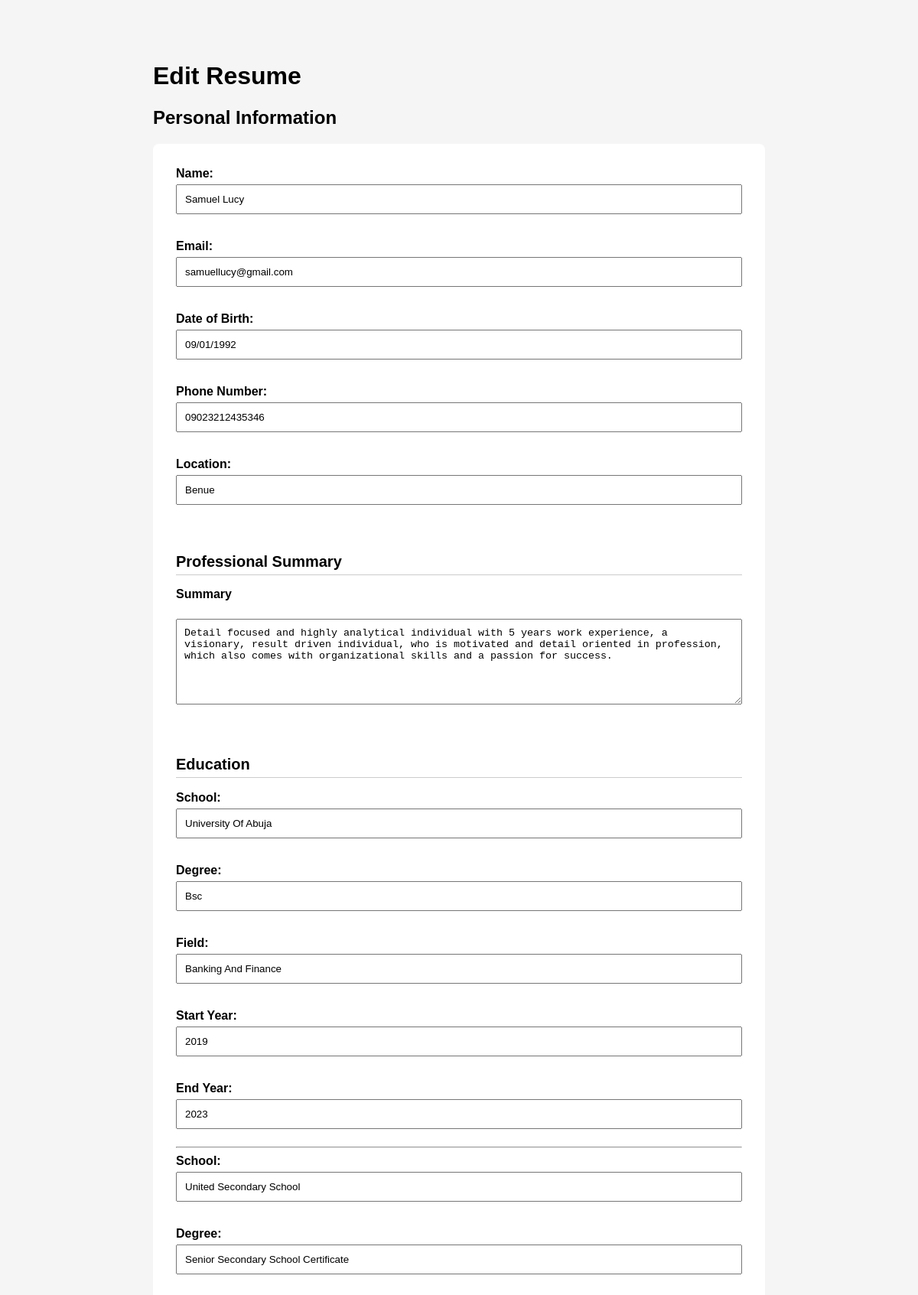
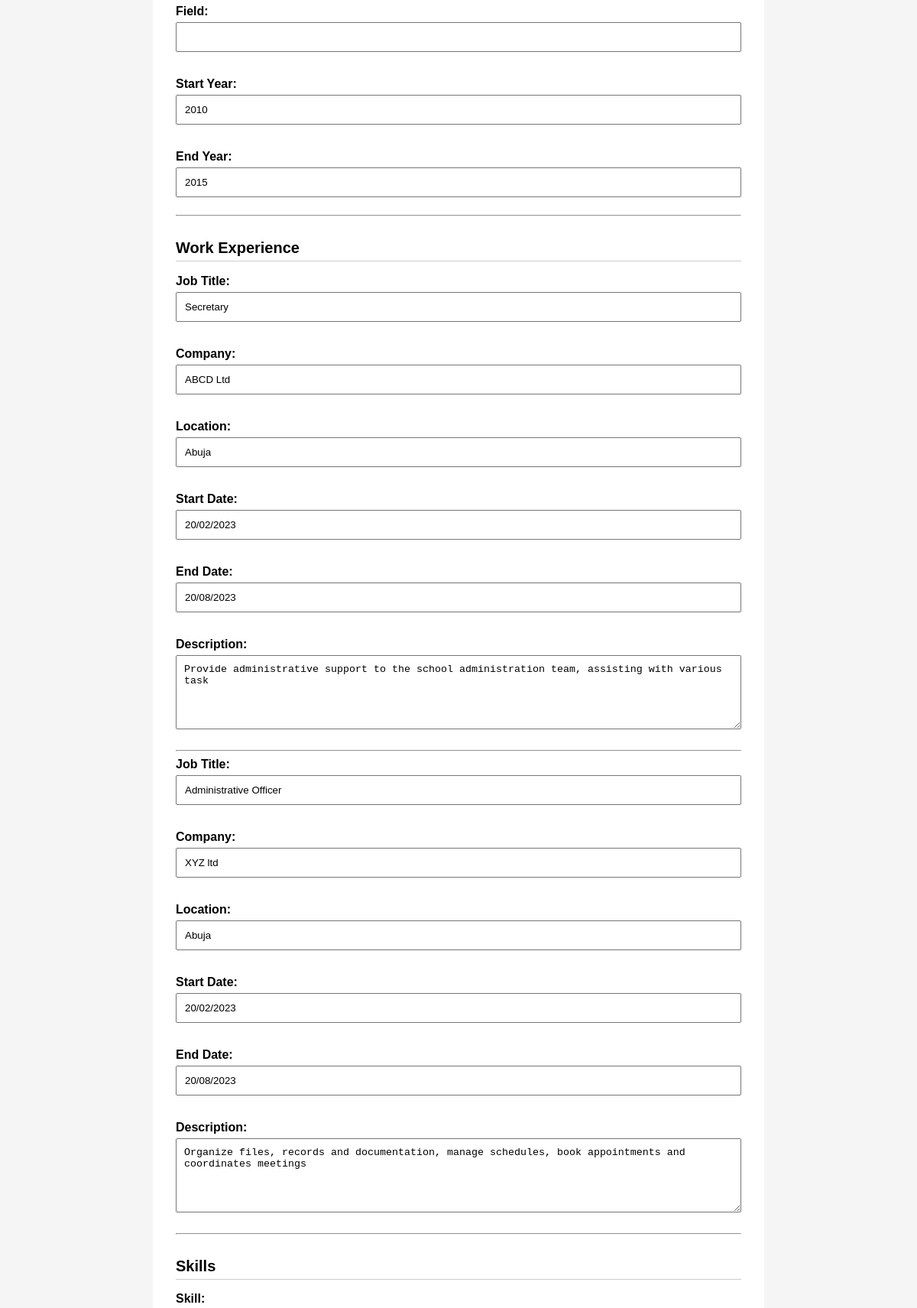
The app's page /edit/60 (upper part) with its own data (2 pictures, top to bottom).
### tables this page shows
CREATE TABLE resumes (
        id INTEGER PRIMARY KEY,
        name TEXT,
        date_of_birth TEXT,
        email TEXT,
        phone_number TEXT,
        location TEXT,
        summary TEXT
    , template TEXT DEFAULT 'professional', user_id INTEGER);

CREATE TABLE education (
        id INTEGER PRIMARY KEY,
        resume_id INTEGER,
        school TEXT,
        degree TEXT,
        field TEXT,
        start_year TEXT,
        end_year TEXT, education_type TEXT,
        FOREIGN KEY (resume_id) REFERENCES resumes(id)
    );

CREATE TABLE work_experience (
    id INTEGER PRIMARY KEY,
    resume_id INTEGER,
    job_title TEXT,
    company TEXT,
    location TEXT,
    start_date TEXT,
    end_date TEXT,
    description TEXT,
    FOREIGN KEY (resume_id) REFERENCES resumes(id)
    );

CREATE TABLE skills (
        id INTEGER PRIMARY KEY,
        resume_id INTEGER,
        skill TEXT,
        FOREIGN KEY (resume_id) REFERENCES resumes(id)
    );

### app.py (the view, shortened to what this page needs)
@app.route("/edit/<resume_id>", methods=["GET", "POST"])
def edit_resume(resume_id):
    resume = get_complete_resume(int(resume_id))
    if resume is None:
        return "Resume not found."
    return render_template(
        "edit_resume.html",
        resume=resume
    )

### database.py (called while the page is built)
def load_resume_from_database(resume_id):
    cursor.execute(
        """
        SELECT
            id,
            name,
            date_of_birth,
            email,
            phone_number,
            location,
            summary,
            template,
            user_id
        FROM resumes
        WHERE id = ?
        """,
        (resume_id,)
    )
    return cursor.fetchone()

def load_education(resume_id):
    cursor.execute(
        """
        SELECT
            id,
            school,
            degree,
            field,
            start_year,
            end_year
        FROM education
        WHERE resume_id = ?
        """,
        (resume_id,)
    )
    education_records = cursor.fetchall()
    education = []
    for record in education_records:
        education.append({
            "id": record[0],
            "school": record[1],
            "degree": record[2],
            "field": record[3],
            "start_year": record[4],
            "end_year": record[5]
        })
    return education

def load_work_experience(resume_id):
    cursor.execute(
        """
        SELECT
            id,
            job_title,
            company,
            location,
            start_date,
            end_date,
            description
        FROM work_experience
        WHERE resume_id = ?
        """,
        (resume_id,)
    )
    work_records = cursor.fetchall()
    work_experience = []
    for record in work_records:
        work_experience.append({
            "id": record[0],
            "job_title": record[1],
            "company": record[2],
            "location": record[3],
            "start_date": record[4],
            "end_date": record[5],
            "description": record[6]
        })
    return work_experience

def load_skills(resume_id):
    cursor.execute(
        """
        SELECT
            id,
            skill
        FROM skills
        WHERE resume_id = ?
        """,
        (resume_id,)
    )
    skill_records = cursor.fetchall()
    skills = []
    for record in skill_records:
        skills.append({
            "id": record[0],
            "skill": record[1]
        })
    return skills

### templates/edit_resume.html (shortened to what this page needs)
<!DOCTYPE html>
<html>
<head>
    <link
    rel="stylesheet"
    href="{{ url_for('static', filename='style.css') }}"
    >
</head>
<body>
    <h1>Edit Resume</h1>
    <h2>Personal Information</h2>
    <form method="POST" class="resume-form">
        <label>Name:</label>
        <input
            type="text"
            name="name"
            value="{{ resume['personal_information']['name'] }}"
        >
        <br><br>
        <label>Email:</label>
        <input
            type="email"
            name="email"
            value="{{ resume['personal_information']['email'] }}"
        >
        <br><br>
        <label>Date of Birth:</label>
        <input
            type="text"
            name="date_of_birth"
            value="{{ resume['personal_information']['date_of_birth'] }}"
        >
        <br><br>
        <label>Phone Number:</label>
        <input
            type="text"
            name="phone_number"
            value="{{ resume['personal_information']['phone_number'] }}"
        >
        <br><br>
        <label>Location:</label>
        <input
            type="text"
            name="location"
            value="{{ resume['personal_information']['location'] }}"
        >
        <br><br>
          <h2>Professional Summary</h2>
        <label>Summary</label>
        <br>
        <textarea
        name="summary"
        rows="6"
        cols="50"
        >{{  resume["summary"] }}</textarea>
        <br><br>
        <h2>Education</h2>
        {% for education in resume["education"] %}
        <label>School:</label>
        <input
        type="text"
        name="school_{{ education['id'] }}"
        value="{{ education['school'] }}"
        >
        <br><br>
        <label>Degree:</label>
        <input
        type="text"
        name="degree_{{ education['id'] }}"
        value="{{ education['degree'] }}"
        >
        <br><br>
        <label>Field:</label>
        <input
        type="text"
        name="field_{{ education['id'] }}"
        value="{{ education['field'] }}"
        >
        <br><br>
        <label>Start Year:</label>
        <input
        type="text"
        name="start_year_{{ education['id'] }}"
        value="{{ education['start_year'] }}"
         >
        <br><br>
        <label>End Year:</label>
        <input
        type="text"
        name="end_year_{{ education['id'] }}"
        value="{{ education['end_year'] }}"
        >
        <hr>
        {% endfor %}
        <h2>Work Experience</h2>
        {% for experience in resume["work_experience"] %}
        <label>Job Title:</label>
        <input
        type="text"
        name="job_title_{{ experience['id'] }}"
        value="{{ experience['job_title'] }}"
        >
        <br><br>
        <label>Company:</label>
        <input
        type="text"
        name="company_{{ experience['id'] }}"
        value="{{ experience['company'] }}"
        >
        <br><br>
        <label>Location:</label>
        <input
        type="text"
        name="work_location_{{ experience['id'] }}"
        value="{{ experience['location'] }}"
        >
        <br><br>
        <label>Start Date:</label>
        <input
        type="text"
        name="start_date_{{ experience['id'] }}"
        value="{{ experience['start_date'] }}"
        >
        <br><br>
        <label>End Date:</label>
        <input
        type="text"
        name="end_date_{{ experience['id'] }}"
        value="{{ experience['end_date'] }}"
        >
        <br><br>
        <label>Description:</label>
        <textarea
        name="description_{{ experience['id'] }}"
        rows="5"
        cols="50"
        >{{ experience['description'] }}</textarea>
        <hr>
        {% endfor %}
        <h2>Skills</h2>
{% for skill in resume["skills"] %}
<label>Skill:</label>
<br><br>
{% endfor %}
<br><br>
{% for certification in resume["certifications"] %}
    <br><br>
    <br><br>
    <br><br>
{% endfor %}
{% for project in resume["projects"] %}
<br><br>
<br><br>
<br><br>
<br><br>
{% endfor %}
{% for language in resume["languages"] %}
<br><br>
<br><br>
{% endfor %}
{% for achievement in resume["achievements"] %}
<br><br>
<br><br>
{% endfor %}
{% for volunteer in resume["volunteer_experience"] %}
<br><br>
<br><br>
<br><br>
<br><br>
<br><br>
{% endfor %}
{% for reference in resume["references"] %}
<br><br>
<br><br>
<br><br>
<br><br>
{% endfor %}
    </form>
</body>
</html>

### static/style.css (style rules this page uses)
body { font-family: Arial, sans-serif; max-width: 800px; margin: 40px auto; background-color: #f5f5f5; padding: 20px; }
.resume-form { background-color: white; padding: 30px; border-radius: 8px; }
.resume-form label { display: block; margin-bottom: 5px; font-weight: bold; }
.resume-form input, .resume-form textarea { width: 100%; padding: 10px; margin-bottom: 15px; box-sizing: border-box; }
.resume-form h2 { border-bottom: 1px solid #ccc; padding-bottom: 5px; margin-top: 30px; font-size: 20px; }

### records on screen
resumes: name "Samuel Lucy", email "samuellucy@gmail.com", date_of_birth "09/01/1992", phone_number "09023212435346", location "Benue", summary "Detail focused and highly analytical individual with 5 years work experience, a visionary, result driven individual, who is motivated and detail oriented in profession, which also comes with organizational skills and a passion for success."
education: school "University Of Abuja", degree "Bsc", field "Banking And Finance", start_year "2019", end_year "2023"
education: school "United Secondary School", degree "Senior Secondary School Certificate", start_year "2010", end_year "2015"
work_experience: job_title "Secretary", company "ABCD Ltd", location "Abuja", start_date "20/02/2023", end_date "20/08/2023", id "Provide administrative support to the school administration team, assisting with various task"
work_experience: job_title "Administrative Officer", company "XYZ ltd", location "Abuja", start_date "20/02/2023", end_date "20/08/2023", id "Organize files, records and documentation, manage schedules, book appointments and coordinates meetings"
